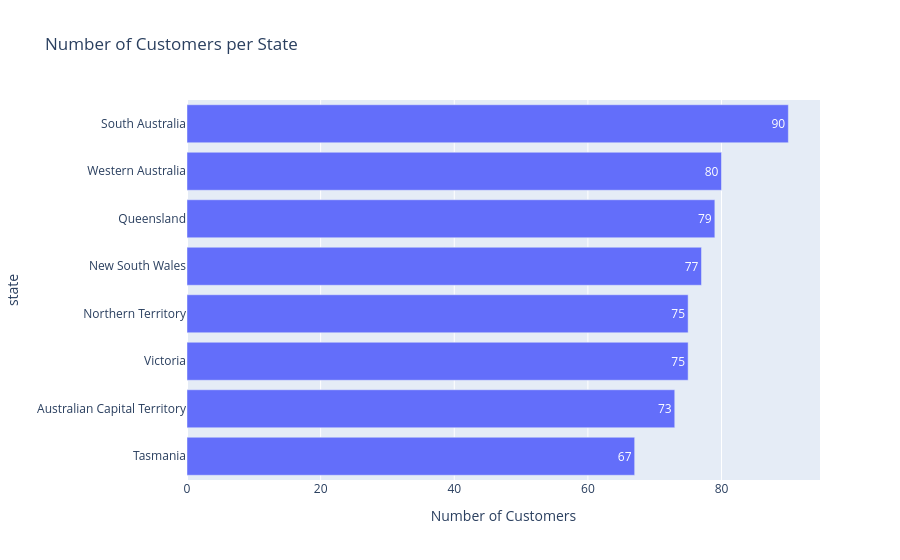

Here is the notebook cell this chart was saved with:
### Code cell
from cProfile import label


px.bar(df.groupby('state')['customer_id'].nunique().sort_values(ascending=True).reset_index(), y = 'state', x = 'customer_id', title = 'Number of Customers per State', text_auto=True,
       labels={'customer_id': 'Number of Customers'}
       ).show()

### Figure 1 — Plotly figure (JSON) as saved in the notebook; plotly's stock layout.template omitted (floating-point values rounded to 4 significant figures)
{"data": [{"hovertemplate": "Number of Customers=%{x}<br>state=%{y}<extra></extra>", "legendgroup": "", "marker": {"color": "#636efa", "pattern": {"shape": ""}}, "name": "", "orientation": "h", "showlegend": false, "textposition": "auto", "texttemplate": "%{x}", "type": "bar", "x": [67, 73, 75, 75, 77, 79, 80, 90], "xaxis": "x", "y": ["Tasmania", "Australian Capital Territory", "Victoria", "Northern Territory", "New South Wales", "Queensland", "Western Australia", "South Australia"], "yaxis": "y"}], "layout": {"barmode": "relative", "legend": {"tracegroupgap": 0}, "title": {"text": "Number of Customers per State"}, "xaxis": {"anchor": "y", "domain": [0, 1], "title": {"text": "Number of Customers"}}, "yaxis": {"anchor": "x", "domain": [0, 1], "title": {"text": "state"}}}}
